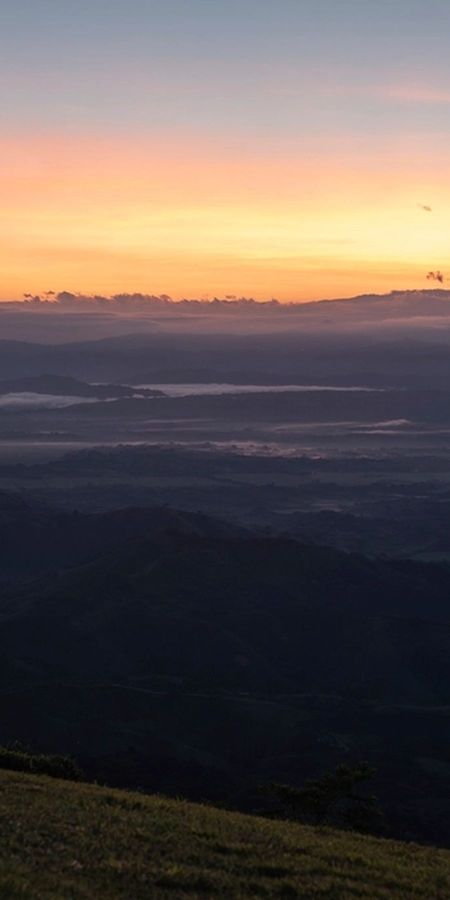
#> input picture app/src/main/assets/backdrops/adventure.jpg, 900 x 1800 px (shown at 1/2 size)
$ python -i shots.py   (imports and definitions only)
#> lines starting #> are read from the running program, lines starting #| are printed output that depends on the picture; after the words box and inside, x2 and y2 are one past the last pixel; in counts of white or black regions, pixels touching at a corner belong together
"""Builds README / Stillcraft screenshots from raw phone captures.

python tools/shots.py <raw_dir> <out_dir>

<raw_dir> holds full-screen captures (1080x2400) named <name>.png and <name>.ru.png.
Each one is cropped below the status bar, scaled to 540 px wide with rounded corners, and
four of them are laid out on a candlelit night as overview.png / overview.ru.png.
"""
import random
import sys
from pathlib import Path

from PIL import Image, ImageDraw, ImageFilter

STATUS = 110  # status bar height at 1080 px wide
OVERVIEW = ["den", "ritual", "furnish", "saga"]
SINGLE = ["den", "ritual", "feast", "bestiary", "furnish", "shelf", "tree", "saga", "look"]

NIGHT = (21, 18, 28)
VIOLET = (52, 36, 96)
CANDLE = (74, 52, 30)


def card(src: Path) -> Image.Image:
    im = Image.open(src).convert("RGB")
#> im is the input picture: PIL image 900x1800 RGB; mean R, G, B 97, 86.6, 83.4
    w, h = im.size
#> w = 900; h = 1800
    # A shorter screen (1080x2340) keeps the same card: a sliver off each side instead of a black band below.
    tall = min(2290, h - STATUS)
#> tall = 1690
    side = (w - round(tall * 540 / 1145)) // 2
#> side = 51
    im = im.crop((side, STATUS, w - side, STATUS + tall))
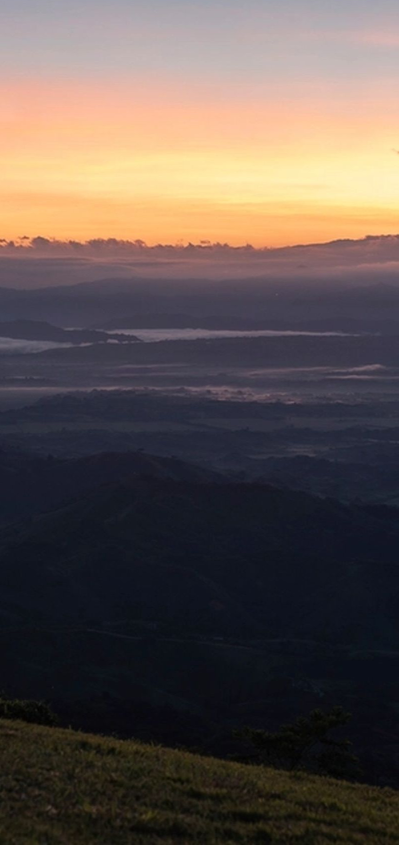
#> im: PIL image 798x1690 RGB (shown at 1/2 size); mean R, G, B 94, 82.3, 77.9
    im = im.resize((540, 1145), Image.LANCZOS)
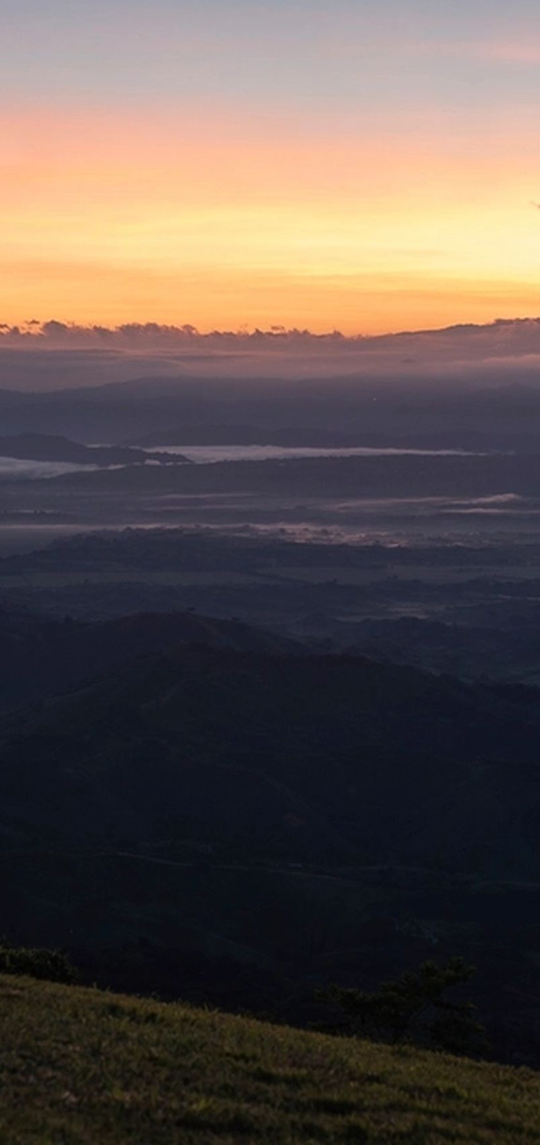
#> im: PIL image 540x1145 RGB; mean R, G, B 94, 82.3, 77.9
    mask = Image.new("L", im.size, 0)
#> mask: PIL image 540x1145 L; every value is 0
    ImageDraw.Draw(mask).rounded_rectangle((0, 0, im.size[0] - 1, im.size[1] - 1), 34, fill=255)
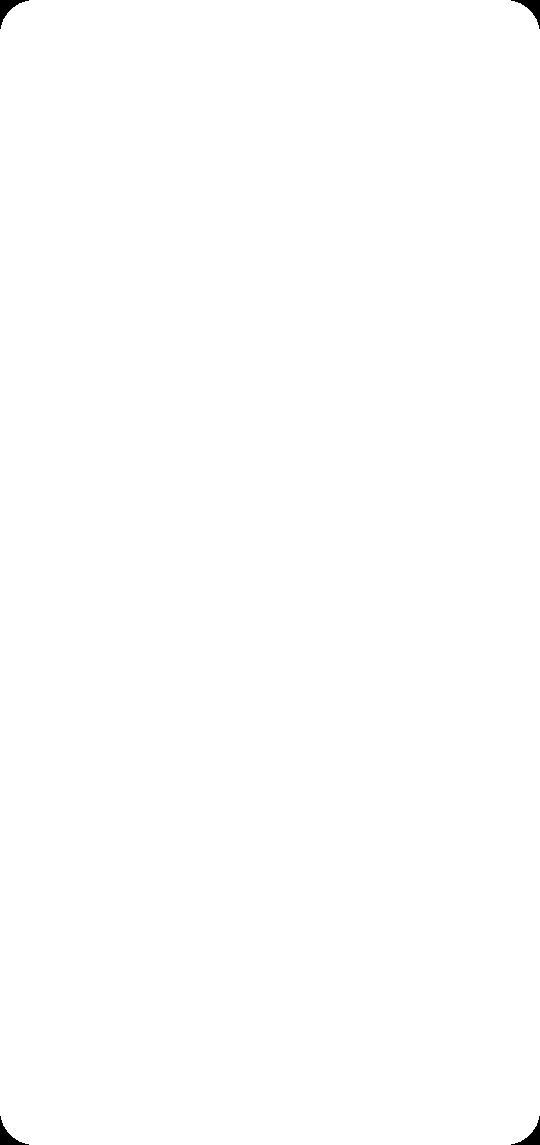
#> mask: PIL image 540x1145 L; 99.8% white; 4 black regions, box (x1, y1, x2, y2) and area: (0, 0, 29, 29) 260, (511, 0, 540, 29) 260, (0, 1116, 29, 1145) 260, (511, 1116, 540, 1145) 260
    out = Image.new("RGBA", im.size)
#> out: PIL image 540x1145 RGBA; every value is 0
    out.paste(im, (0, 0), mask)
    return out


# [46 lines left out: functions ground, overview, main, not called in this run]


# [2 lines not run here, left out]

>>> result = card('../app/src/main/assets/backdrops/adventure.jpg')

$ run again, on app/src/main/assets/backdrops/fantasy.jpg
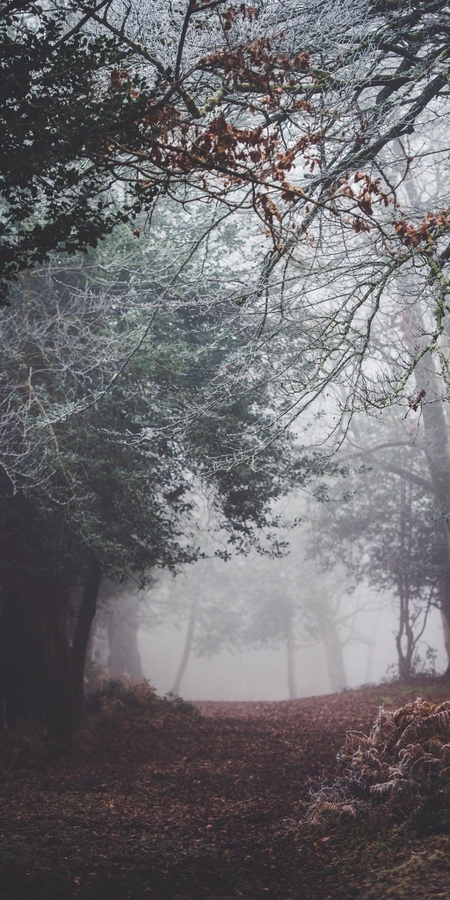
#> input picture app/src/main/assets/backdrops/fantasy.jpg, 900 x 1800 px (shown at 1/2 size)
#> in card, im is the input picture: PIL image 900x1800 RGB; mean R, G, B 109.1, 107.5, 110.9
#> in card, `im = im.crop((side, STATUS, w - side, STATUS + tall))`:
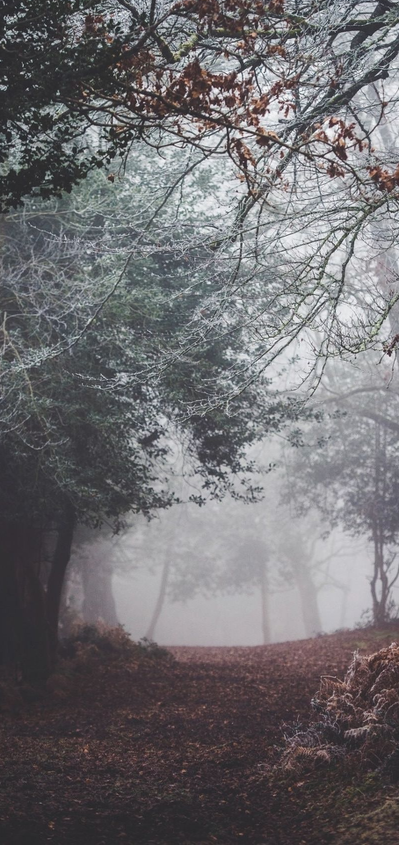
#> im: PIL image 798x1690 RGB (shown at 1/2 size); mean R, G, B 111.2, 109.3, 112.4
#> in card, `im = im.resize((540, 1145), Image.LANCZOS)`:
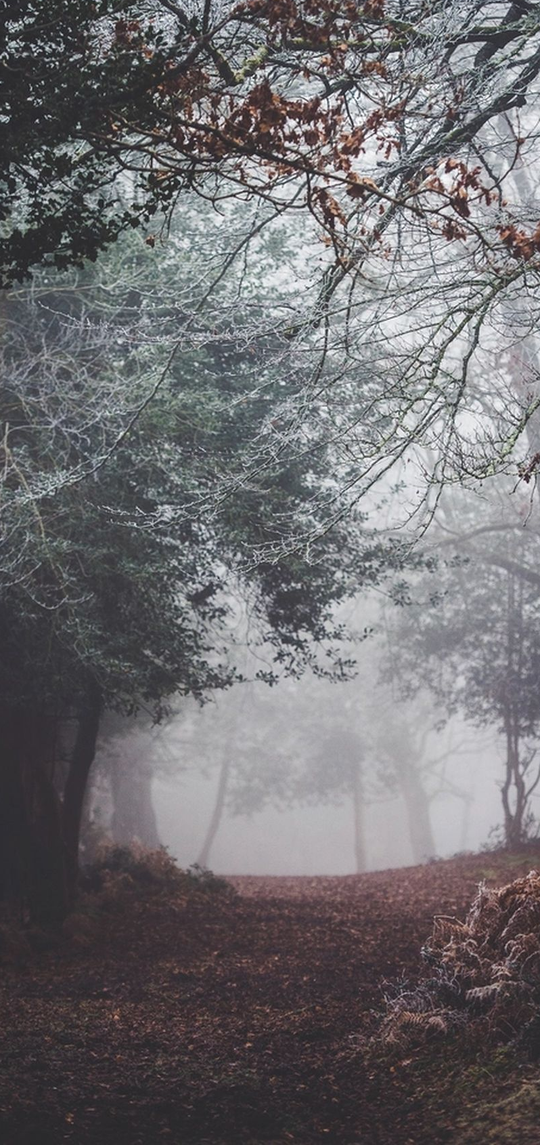
#> im: PIL image 540x1145 RGB; mean R, G, B 111.2, 109.3, 112.4

$ run again, on app/src/main/assets/backdrops/horror.jpg
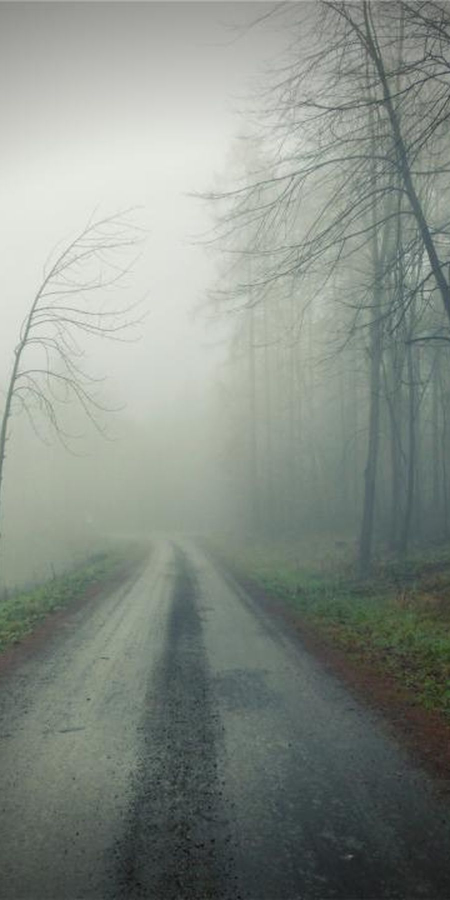
#> input picture app/src/main/assets/backdrops/horror.jpg, 900 x 1800 px (shown at 1/2 size)
#> in card, im is the input picture: PIL image 900x1800 RGB; mean R, G, B 133.8, 141.3, 133.9
#> in card, `im = im.crop((side, STATUS, w - side, STATUS + tall))`:
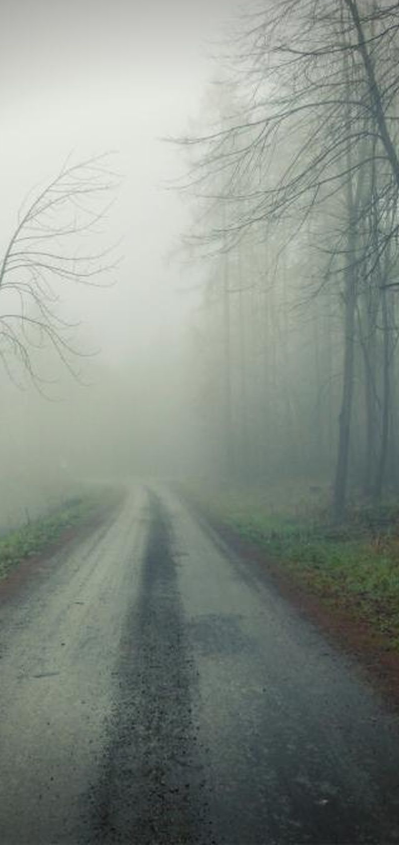
#> im: PIL image 798x1690 RGB (shown at 1/2 size); mean R, G, B 134.1, 142, 134.6
#> in card, `im = im.resize((540, 1145), Image.LANCZOS)`:
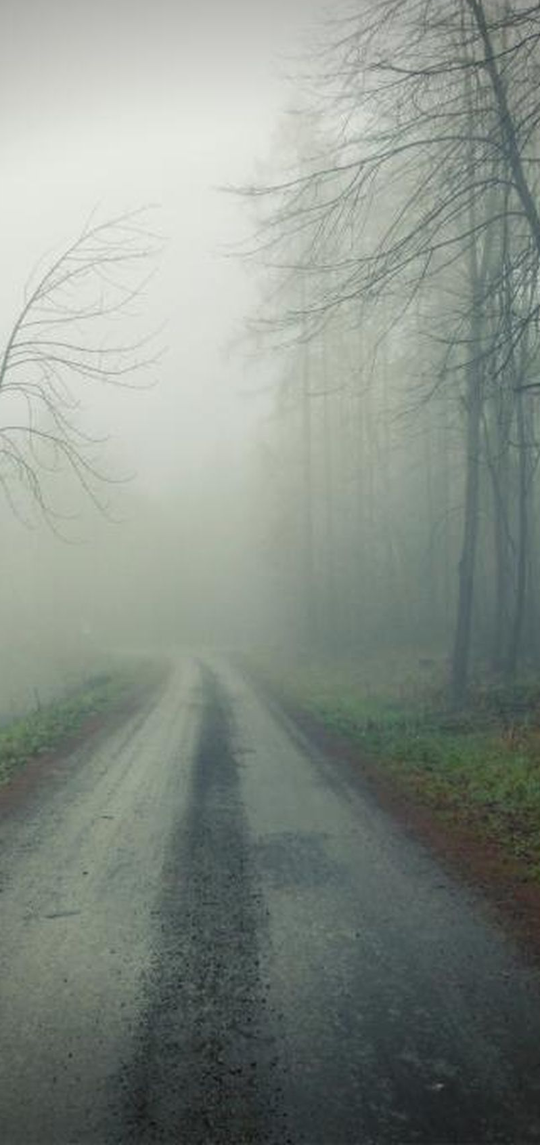
#> im: PIL image 540x1145 RGB; mean R, G, B 134.1, 142, 134.6
